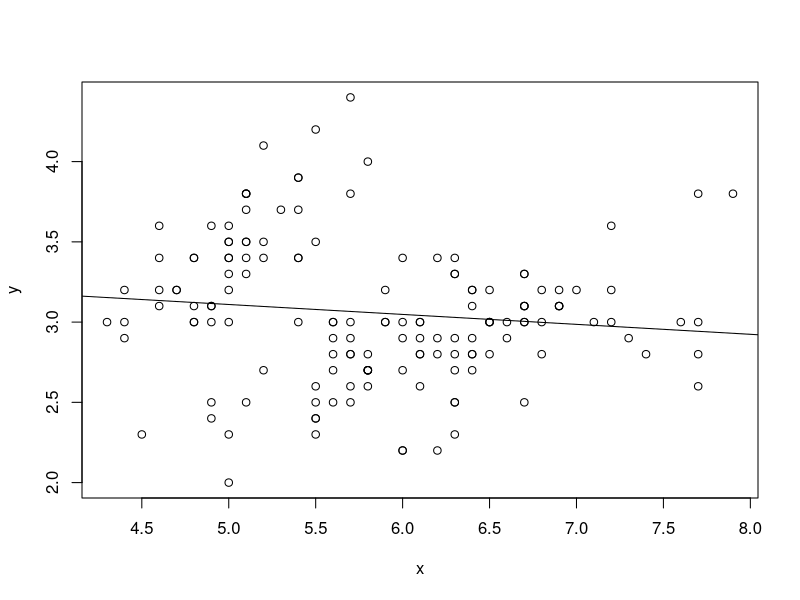

This chart was generated by the following R code:
## ---- chunk 1
#| echo: true
#| code-line-numbers: "3"
#| code-fold: show

x <- iris[,1]
y <- iris[,2]
model <- lm(y ~ x)
## ---- chunk 2
#| echo: true
#| code-line-numbers: "|1|2"
#| out-width: "100%"
#| output-location: default

plot(y ~ x)
abline(coef = model$coefficients)
